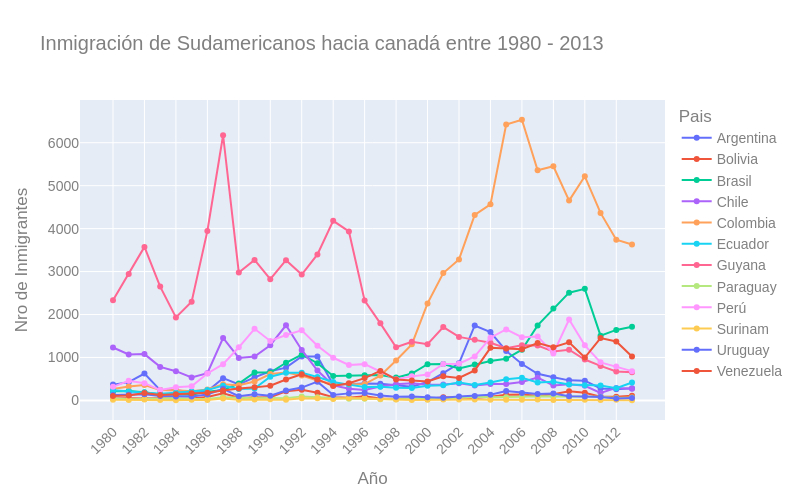

Notebook code cell kept with this figure:
### Code cell
#----------Exportando graficos interactivos en HTML----------

fig = px.line(sudamerica, x=sudamerica.index, y=sudamerica.columns, title='Inmigración de Sudamericanos hacia canadá entre 1980 - 2013', color='Pais', markers=True)
fig.update_layout(width=800, height=500, xaxis={'tickangle': -45}, xaxis_title='Año', yaxis_title='Nro de Inmigrantes', font_family='Arial', font_size=14, font_color='grey')

fig.write_html('./archivos/inmigracion_sudamericanos_canada.html')

fig.show()

### Figure 1 — Plotly figure (JSON) as saved in the notebook; plotly's stock layout.template omitted (floating-point values rounded to 4 significant figures)
{"data": [{"hovertemplate": "Pais=Argentina<br>index=%{x}<br>value=%{y}<extra></extra>", "legendgroup": "Argentina", "line": {"color": "#636efa", "dash": "solid"}, "marker": {"symbol": "circle"}, "mode": "lines+markers", "name": "Argentina", "orientation": "v", "showlegend": true, "type": "scatter", "x": ["1980", "1981", "1982", "1983", "1984", "1985", "1986", "1987", "1988", "1989", "1990", "1991", "1992", "1993", "1994", "1995", "1996", "1997", "1998", "1999", "2000", "2001", "2002", "2003", "2004", "2005", "2006", "2007", "2008", "2009", "2010", "2011", "2012", "2013"], "xaxis": "x", "y": [368, 426, 626, 241, 237, 196, 213, 519, 374, 538, 678, 763, 1023, 1022, 366, 380, 396, 391, 349, 318, 427, 635, 865, 1745, 1591, 1153, 847, 620, 540, 467, 459, 278, 263, 282], "yaxis": "y"}, {"hovertemplate": "Pais=Bolivia<br>index=%{x}<br>value=%{y}<extra></extra>", "legendgroup": "Bolivia", "line": {"color": "#EF553B", "dash": "solid"}, "marker": {"symbol": "circle"}, "mode": "lines+markers", "name": "Bolivia", "orientation": "v", "showlegend": true, "type": "scatter", "x": ["1980", "1981", "1982", "1983", "1984", "1985", "1986", "1987", "1988", "1989", "1990", "1991", "1992", "1993", "1994", "1995", "1996", "1997", "1998", "1999", "2000", "2001", "2002", "2003", "2004", "2005", "2006", "2007", "2008", "2009", "2010", "2011", "2012", "2013"], "xaxis": "x", "y": [44, 52, 42, 49, 38, 44, 79, 165, 63, 68, 71, 214, 247, 180, 75, 61, 96, 43, 33, 42, 33, 72, 57, 59, 85, 134, 139, 107, 143, 214, 180, 86, 83, 107], "yaxis": "y"}, {"hovertemplate": "Pais=Brasil<br>index=%{x}<br>value=%{y}<extra></extra>", "legendgroup": "Brasil", "line": {"color": "#00cc96", "dash": "solid"}, "marker": {"symbol": "circle"}, "mode": "lines+markers", "name": "Brasil", "orientation": "v", "showlegend": true, "type": "scatter", "x": ["1980", "1981", "1982", "1983", "1984", "1985", "1986", "1987", "1988", "1989", "1990", "1991", "1992", "1993", "1994", "1995", "1996", "1997", "1998", "1999", "2000", "2001", "2002", "2003", "2004", "2005", "2006", "2007", "2008", "2009", "2010", "2011", "2012", "2013"], "xaxis": "x", "y": [211, 220, 192, 139, 145, 130, 205, 244, 394, 650, 650, 877, 1066, 866, 566, 572, 586, 591, 531, 626, 845, 847, 745, 839, 917, 969, 1181, 1746, 2138, 2509, 2598, 1508, 1642, 1714], "yaxis": "y"}, {"hovertemplate": "Pais=Chile<br>index=%{x}<br>value=%{y}<extra></extra>", "legendgroup": "Chile", "line": {"color": "#ab63fa", "dash": "solid"}, "marker": {"symbol": "circle"}, "mode": "lines+markers", "name": "Chile", "orientation": "v", "showlegend": true, "type": "scatter", "x": ["1980", "1981", "1982", "1983", "1984", "1985", "1986", "1987", "1988", "1989", "1990", "1991", "1992", "1993", "1994", "1995", "1996", "1997", "1998", "1999", "2000", "2001", "2002", "2003", "2004", "2005", "2006", "2007", "2008", "2009", "2010", "2011", "2012", "2013"], "xaxis": "x", "y": [1233, 1069, 1078, 781, 681, 533, 633, 1454, 990, 1023, 1286, 1749, 1175, 697, 352, 273, 244, 325, 376, 397, 366, 369, 401, 347, 383, 384, 427, 530, 350, 375, 340, 174, 291, 273], "yaxis": "y"}, {"hovertemplate": "Pais=Colombia<br>index=%{x}<br>value=%{y}<extra></extra>", "legendgroup": "Colombia", "line": {"color": "#FFA15A", "dash": "solid"}, "marker": {"symbol": "circle"}, "mode": "lines+markers", "name": "Colombia", "orientation": "v", "showlegend": true, "type": "scatter", "x": ["1980", "1981", "1982", "1983", "1984", "1985", "1986", "1987", "1988", "1989", "1990", "1991", "1992", "1993", "1994", "1995", "1996", "1997", "1998", "1999", "2000", "2001", "2002", "2003", "2004", "2005", "2006", "2007", "2008", "2009", "2010", "2011", "2012", "2013"], "xaxis": "x", "y": [266, 326, 360, 244, 235, 214, 257, 376, 352, 439, 614, 652, 582, 464, 375, 371, 381, 578, 929, 1306, 2259, 2965, 3283, 4318, 4566, 6424, 6535, 5357, 5452, 4652, 5218, 4366, 3741, 3631], "yaxis": "y"}, {"hovertemplate": "Pais=Ecuador<br>index=%{x}<br>value=%{y}<extra></extra>", "legendgroup": "Ecuador", "line": {"color": "#19d3f3", "dash": "solid"}, "marker": {"symbol": "circle"}, "mode": "lines+markers", "name": "Ecuador", "orientation": "v", "showlegend": true, "type": "scatter", "x": ["1980", "1981", "1982", "1983", "1984", "1985", "1986", "1987", "1988", "1989", "1990", "1991", "1992", "1993", "1994", "1995", "1996", "1997", "1998", "1999", "2000", "2001", "2002", "2003", "2004", "2005", "2006", "2007", "2008", "2009", "2010", "2011", "2012", "2013"], "xaxis": "x", "y": [238, 207, 184, 155, 179, 208, 240, 344, 265, 278, 552, 643, 644, 547, 431, 368, 310, 317, 295, 291, 342, 353, 418, 361, 417, 491, 525, 419, 437, 373, 353, 348, 282, 418], "yaxis": "y"}, {"hovertemplate": "Pais=Guyana<br>index=%{x}<br>value=%{y}<extra></extra>", "legendgroup": "Guyana", "line": {"color": "#FF6692", "dash": "solid"}, "marker": {"symbol": "circle"}, "mode": "lines+markers", "name": "Guyana", "orientation": "v", "showlegend": true, "type": "scatter", "x": ["1980", "1981", "1982", "1983", "1984", "1985", "1986", "1987", "1988", "1989", "1990", "1991", "1992", "1993", "1994", "1995", "1996", "1997", "1998", "1999", "2000", "2001", "2002", "2003", "2004", "2005", "2006", "2007", "2008", "2009", "2010", "2011", "2012", "2013"], "xaxis": "x", "y": [2334, 2943, 3575, 2650, 1932, 2299, 3942, 6174, 2977, 3270, 2824, 3266, 2932, 3399, 4181, 3935, 2324, 1795, 1238, 1366, 1308, 1707, 1479, 1410, 1341, 1215, 1286, 1277, 1137, 1180, 953, 804, 676, 656], "yaxis": "y"}, {"hovertemplate": "Pais=Paraguay<br>index=%{x}<br>value=%{y}<extra></extra>", "legendgroup": "Paraguay", "line": {"color": "#B6E880", "dash": "solid"}, "marker": {"symbol": "circle"}, "mode": "lines+markers", "name": "Paraguay", "orientation": "v", "showlegend": true, "type": "scatter", "x": ["1980", "1981", "1982", "1983", "1984", "1985", "1986", "1987", "1988", "1989", "1990", "1991", "1992", "1993", "1994", "1995", "1996", "1997", "1998", "1999", "2000", "2001", "2002", "2003", "2004", "2005", "2006", "2007", "2008", "2009", "2010", "2011", "2012", "2013"], "xaxis": "x", "y": [45, 26, 32, 40, 48, 36, 34, 72, 53, 48, 56, 51, 94, 75, 46, 39, 38, 30, 25, 34, 29, 34, 60, 88, 74, 75, 88, 98, 95, 88, 89, 83, 55, 66], "yaxis": "y"}, {"hovertemplate": "Pais=Perú<br>index=%{x}<br>value=%{y}<extra></extra>", "legendgroup": "Perú", "line": {"color": "#FF97FF", "dash": "solid"}, "marker": {"symbol": "circle"}, "mode": "lines+markers", "name": "Perú", "orientation": "v", "showlegend": true, "type": "scatter", "x": ["1980", "1981", "1982", "1983", "1984", "1985", "1986", "1987", "1988", "1989", "1990", "1991", "1992", "1993", "1994", "1995", "1996", "1997", "1998", "1999", "2000", "2001", "2002", "2003", "2004", "2005", "2006", "2007", "2008", "2009", "2010", "2011", "2012", "2013"], "xaxis": "x", "y": [317, 456, 401, 241, 306, 328, 628, 843, 1237, 1667, 1384, 1522, 1632, 1274, 993, 827, 845, 676, 493, 560, 603, 849, 855, 1023, 1460, 1653, 1473, 1490, 1094, 1884, 1283, 886, 787, 682], "yaxis": "y"}, {"hovertemplate": "Pais=Surinam<br>index=%{x}<br>value=%{y}<extra></extra>", "legendgroup": "Surinam", "line": {"color": "#FECB52", "dash": "solid"}, "marker": {"symbol": "circle"}, "mode": "lines+markers", "name": "Surinam", "orientation": "v", "showlegend": true, "type": "scatter", "x": ["1980", "1981", "1982", "1983", "1984", "1985", "1986", "1987", "1988", "1989", "1990", "1991", "1992", "1993", "1994", "1995", "1996", "1997", "1998", "1999", "2000", "2001", "2002", "2003", "2004", "2005", "2006", "2007", "2008", "2009", "2010", "2011", "2012", "2013"], "xaxis": "x", "y": [15, 10, 21, 12, 5, 16, 7, 46, 16, 24, 26, 13, 53, 51, 32, 58, 51, 35, 22, 11, 16, 22, 22, 22, 17, 15, 16, 20, 9, 12, 13, 11, 16, 4], "yaxis": "y"}, {"hovertemplate": "Pais=Uruguay<br>index=%{x}<br>value=%{y}<extra></extra>", "legendgroup": "Uruguay", "line": {"color": "#636efa", "dash": "solid"}, "marker": {"symbol": "circle"}, "mode": "lines+markers", "name": "Uruguay", "orientation": "v", "showlegend": true, "type": "scatter", "x": ["1980", "1981", "1982", "1983", "1984", "1985", "1986", "1987", "1988", "1989", "1990", "1991", "1992", "1993", "1994", "1995", "1996", "1997", "1998", "1999", "2000", "2001", "2002", "2003", "2004", "2005", "2006", "2007", "2008", "2009", "2010", "2011", "2012", "2013"], "xaxis": "x", "y": [128, 132, 146, 105, 90, 92, 137, 269, 99, 144, 111, 229, 299, 437, 125, 164, 171, 117, 87, 93, 75, 64, 91, 103, 130, 217, 175, 147, 160, 99, 93, 81, 47, 58], "yaxis": "y"}, {"hovertemplate": "Pais=Venezuela<br>index=%{x}<br>value=%{y}<extra></extra>", "legendgroup": "Venezuela", "line": {"color": "#EF553B", "dash": "solid"}, "marker": {"symbol": "circle"}, "mode": "lines+markers", "name": "Venezuela", "orientation": "v", "showlegend": true, "type": "scatter", "x": ["1980", "1981", "1982", "1983", "1984", "1985", "1986", "1987", "1988", "1989", "1990", "1991", "1992", "1993", "1994", "1995", "1996", "1997", "1998", "1999", "2000", "2001", "2002", "2003", "2004", "2005", "2006", "2007", "2008", "2009", "2010", "2011", "2012", "2013"], "xaxis": "x", "y": [103, 117, 174, 124, 142, 165, 179, 229, 279, 304, 344, 487, 610, 490, 334, 402, 520, 686, 489, 464, 443, 560, 524, 699, 1224, 1211, 1192, 1335, 1239, 1353, 998, 1452, 1373, 1022], "yaxis": "y"}], "layout": {"font": {"color": "grey", "family": "Arial", "size": 14}, "height": 500, "legend": {"title": {"text": "Pais"}, "tracegroupgap": 0}, "title": {"text": "Inmigración de Sudamericanos hacia canadá entre 1980 - 2013"}, "width": 800, "xaxis": {"anchor": "y", "domain": [0, 1], "tickangle": -45, "title": {"text": "Año"}}, "yaxis": {"anchor": "x", "domain": [0, 1], "title": {"text": "Nro de Inmigrantes"}}}}
